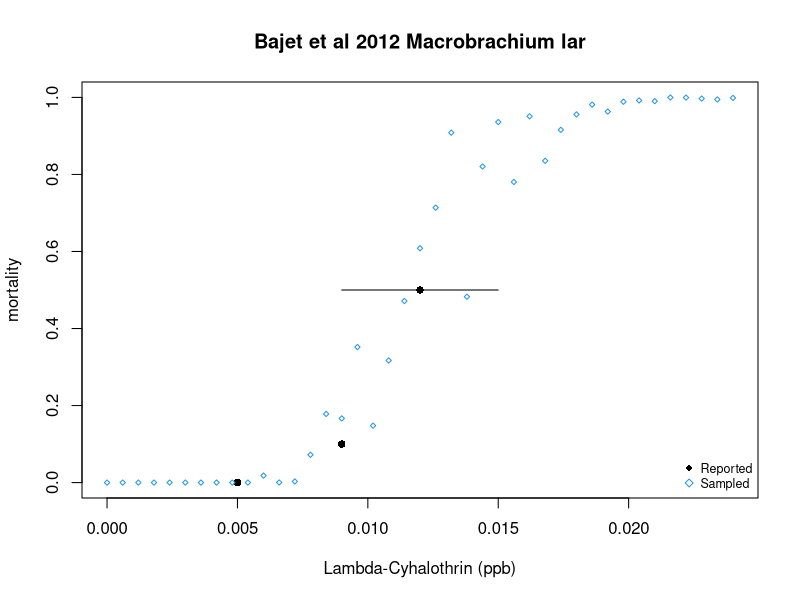
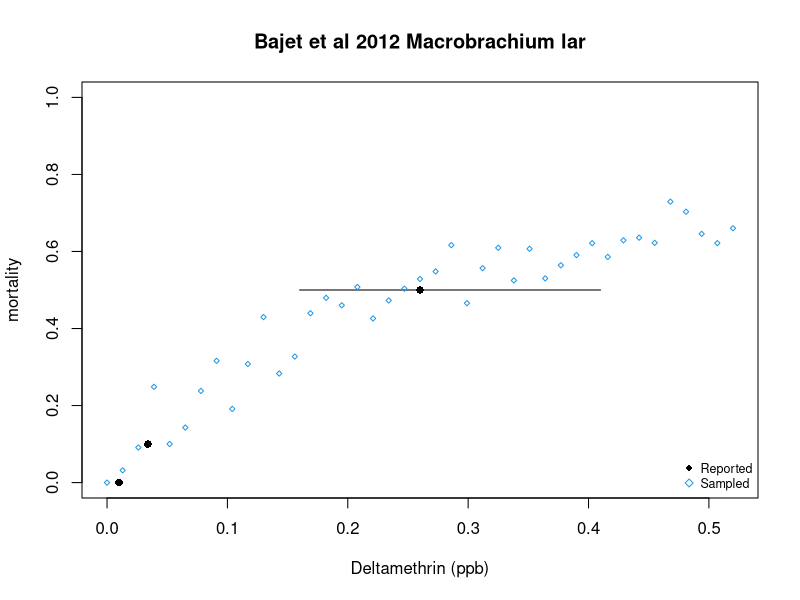
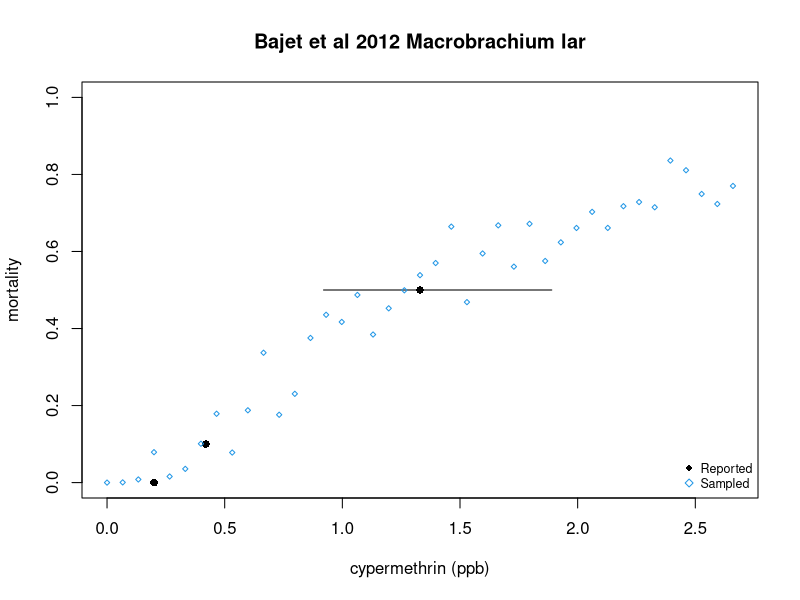
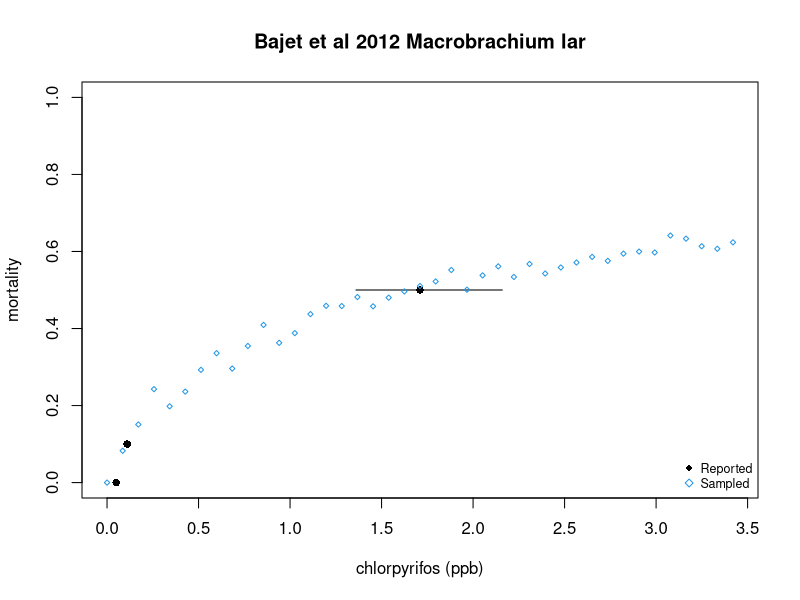
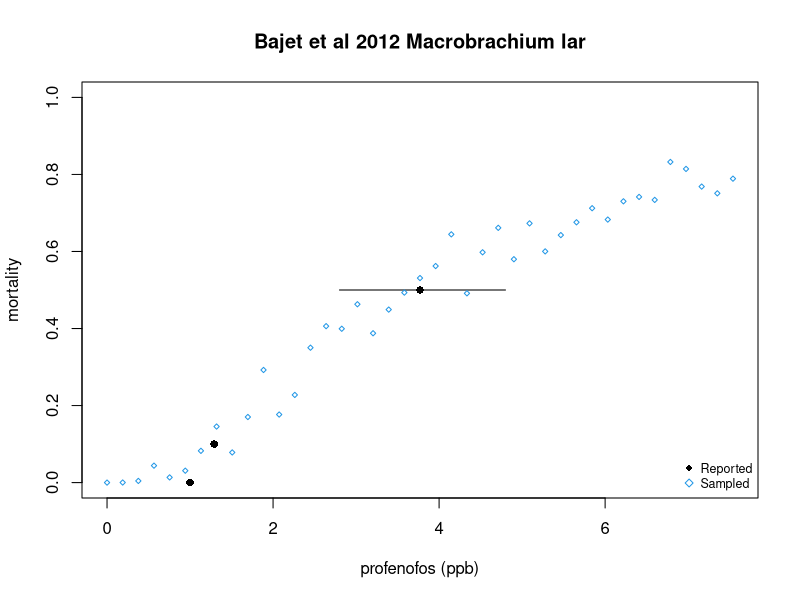
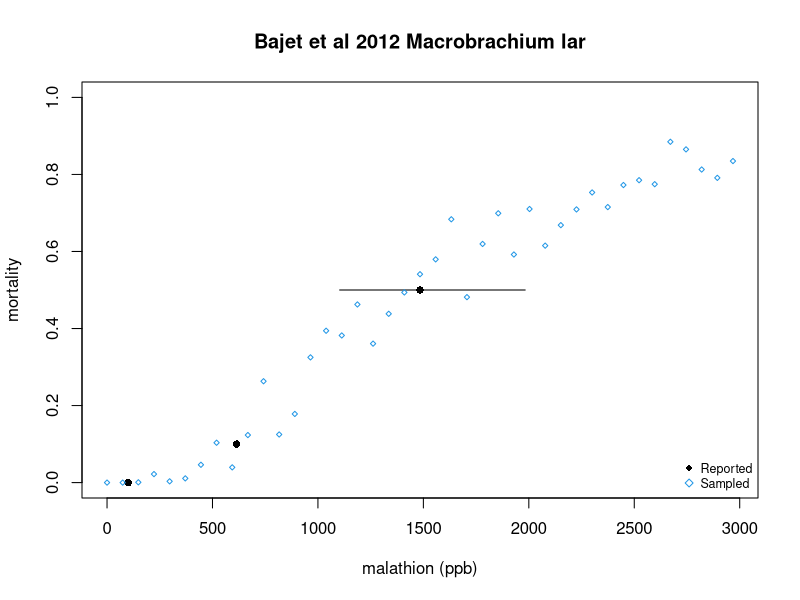
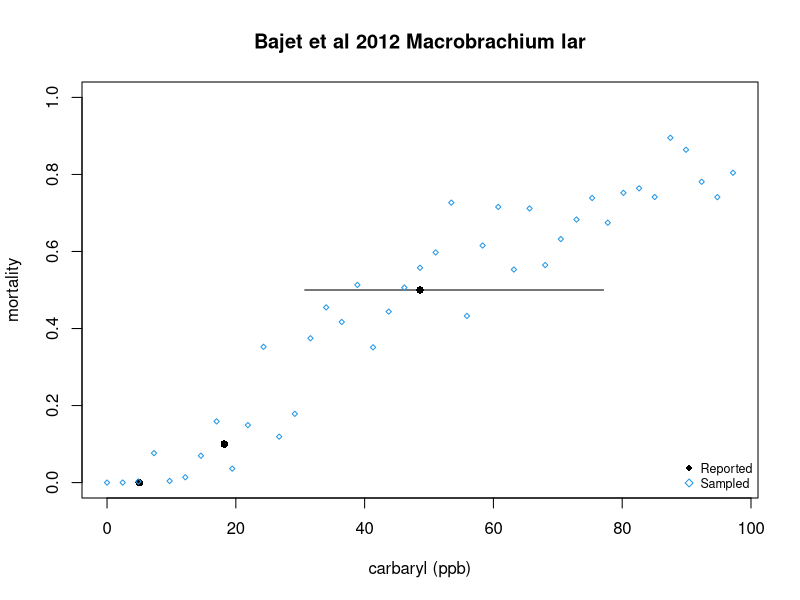
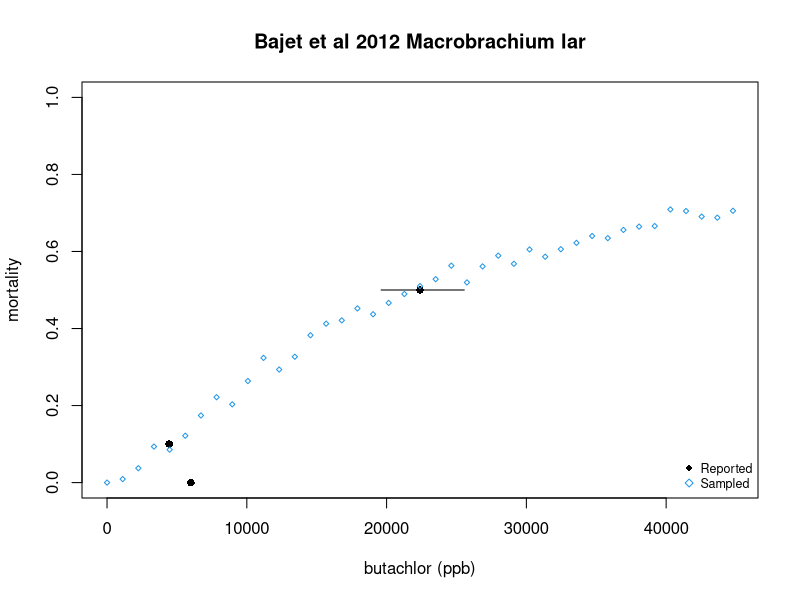

Source code (R) for these figures, in order:
#This work is licensed under a Creative Commons Attribution-NonCommercial 4.0 International License#########
#<http://creativecommons.org/licenses/by-nc/4.0/> by Christopher Hoover, Arathi Arakala, Manoj Gambhir 
#and Justin Remais. This work was supported in part by the National Institutes of Health/National Science 
#Foundation Ecology of Infectious Disease program funded by the Fogarty International Center 
#(grant R01TW010286), the National Institute of Allergy and Infectious Diseases (grant K01AI091864), 
#and the National Science Foundation Water Sustainability and Climate Program (grant 1360330).

#Per the terms of this license, if you are making derivative use of this work, you must identify that 
#your work is a derivative work, give credit to the original work, provide a link to the license, 
#and indicate changes that were made.###############

#Data extraction and model fitting to Bajet et al 2012 uinsecticide toxicity to Macrobrachium lar##########
#Paper reports LC50, LC10, NOEC, and LOEC values. To obtain d-r function, slope is estimated
#by linear regression fit to the LC50 and LC10 values and incorporated with reported LC50 and its uncertainty
#All data points are then used in plots for qualitative validation of the resulting function

get_m <- function(lc50, lc10){
  (qnorm(0.5) - qnorm(0.1))/(log10(lc50) - log10(lc10))
}

#Lambda cyhalothrin ##############
noec.lamcy.baj <- 0.005
lc10.lamcy.baj <- 0.009
lc50.lamcy.baj <- 0.012
lc50.lamcy.baj.up <- 0.015
lc50.lamcy.baj.lo <- 0.009

lc50.lamcy.baj.se <- mean(c(log10(lc50.lamcy.baj.up/lc50.lamcy.baj), 
                            log10(lc50.lamcy.baj/lc50.lamcy.baj.lo))) / 1.96
  
baj.lamcy.m.lin <- get_m(lc50.lamcy.baj, lc10.lamcy.baj)
  
muPq_lamcy_Bajet12_uncertainty = function(In){
    lc50 = 10^rnorm(1, log10(lc50.lamcy.baj), lc50.lamcy.baj.se)
    mun = pnorm(baj.lamcy.m.lin * log10(In/lc50))
  
    return(mun)
}

plot(c(noec.lamcy.baj, lc10.lamcy.baj, lc50.lamcy.baj), c(0,10,50)/100, 
     xlim = c(0, lc50.lamcy.baj*2), ylim = c(0,1), pch = 16,
     xlab = "Lambda-Cyhalothrin (ppb)", ylab = "mortality",
     main = "Bajet et al 2012 Macrobrachium lar")
  segments(x0 = lc50.lamcy.baj.lo, x1 = lc50.lamcy.baj.up, y0 = 0.5, y1 = 0.5)
  
  set.seed(43093)
  
  points(seq(0,lc50.lamcy.baj*2,lc50.lamcy.baj/20), 
         sapply(seq(0,lc50.lamcy.baj*2,lc50.lamcy.baj/20), muPq_lamcy_Bajet12_uncertainty),
         pch = 5, col = 4, cex = 0.5)
  legend("bottomright", bty="n", pch = c(16, 5), col = c(1,4), 
         legend = c("Reported", "Sampled"), cex = 0.75)

#keep vector
keep.Bajet.lamcy = c('muPq_lamcy_Bajet12_uncertainty', 'baj.lamcy.m.lin', 'lc50.lamcy.baj', 'lc50.lamcy.baj.se')    

#Deltamethrin ##############
noec.delt.baj <- 0.01
lc10.delt.baj <- 0.034
lc50.delt.baj <- 0.26
lc50.delt.baj.up <- 0.41
lc50.delt.baj.lo <- 0.16

lc50.delt.baj.se <- mean(c(log10(lc50.delt.baj.up/lc50.delt.baj), 
                            log10(lc50.delt.baj/lc50.delt.baj.lo))) / 1.96
  
baj.delt.m.lin <- get_m(lc50.delt.baj, lc10.delt.baj)
  
muPq_deltamethrin_Bajet12_uncertainty = function(In){
    lc50 = 10^rnorm(1, log10(lc50.delt.baj), lc50.delt.baj.se)
    mun = pnorm(baj.delt.m.lin * log10(In/lc50))
  
    return(mun)
}

plot(c(noec.delt.baj, lc10.delt.baj, lc50.delt.baj), c(0,10,50)/100, 
     xlim = c(0, lc50.delt.baj*2), ylim = c(0,1), pch = 16,
     xlab = "Deltamethrin (ppb)", ylab = "mortality",
     main = "Bajet et al 2012 Macrobrachium lar")
  segments(x0 = lc50.delt.baj.lo, x1 = lc50.delt.baj.up, y0 = 0.5, y1 = 0.5)
  
  set.seed(43093)
  
  points(seq(0,lc50.delt.baj*2,lc50.delt.baj/20), 
         sapply(seq(0,lc50.delt.baj*2,lc50.delt.baj/20), muPq_deltamethrin_Bajet12_uncertainty),
         pch = 5, col = 4, cex = 0.5)
  legend("bottomright", bty="n", pch = c(16, 5), col = c(1,4), 
         legend = c("Reported", "Sampled"), cex = 0.75)

  
#keep vector
keep.Bajet.delt = c('muPq_deltamethrin_Bajet12_uncertainty', 'baj.delt.m.lin', 'lc50.delt.baj', 'lc50.delt.baj.se')    

#Cypermethrin ##############
noec.cyper.baj <- 0.2
lc10.cyper.baj <- 0.42
lc50.cyper.baj <- 1.33
lc50.cyper.baj.up <- 1.89
lc50.cyper.baj.lo <- 0.92

lc50.cyper.baj.se <- mean(c(log10(lc50.cyper.baj.up/lc50.cyper.baj), 
                            log10(lc50.cyper.baj/lc50.cyper.baj.lo))) / 1.96
  
baj.cyper.m.lin <- get_m(lc50.cyper.baj, lc10.cyper.baj)
  
muPq_cypermethrin_Bajet12_uncertainty = function(In){
    lc50 = 10^rnorm(1, log10(lc50.cyper.baj), lc50.cyper.baj.se)
    mun = pnorm(baj.cyper.m.lin * log10(In/lc50))
  
    return(mun)
}

plot(c(noec.cyper.baj, lc10.cyper.baj, lc50.cyper.baj), c(0,10,50)/100, 
     xlim = c(0, lc50.cyper.baj*2), ylim = c(0,1), pch = 16,
     xlab = "cypermethrin (ppb)", ylab = "mortality",
     main = "Bajet et al 2012 Macrobrachium lar")
  segments(x0 = lc50.cyper.baj.lo, x1 = lc50.cyper.baj.up, y0 = 0.5, y1 = 0.5)
  
  set.seed(43093)
  
  points(seq(0,lc50.cyper.baj*2,lc50.cyper.baj/20), 
         sapply(seq(0,lc50.cyper.baj*2,lc50.cyper.baj/20), muPq_cypermethrin_Bajet12_uncertainty),
         pch = 5, col = 4, cex = 0.5)
  legend("bottomright", bty="n", pch = c(16, 5), col = c(1,4), 
         legend = c("Reported", "Sampled"), cex = 0.75)

#keep vector
keep.Bajet.cyper = c('muPq_cypermethrin_Bajet12_uncertainty', 'baj.cyper.m.lin', 'lc50.cyper.baj', 'lc50.cyper.baj.se')    

#Chlorpyrifos ##############
noec.chlor.baj <- 0.05
lc10.chlor.baj <- 0.11
lc50.chlor.baj <- 1.71
lc50.chlor.baj.up <- 2.16
lc50.chlor.baj.lo <- 1.36

lc50.chlor.baj.se <- mean(c(log10(lc50.chlor.baj.up/lc50.chlor.baj), 
                            log10(lc50.chlor.baj/lc50.chlor.baj.lo))) / 1.96
  
baj.chlor.m.lin <- get_m(lc50.chlor.baj, lc10.chlor.baj)
  
muPq_chlorpyrifos_Bajet12_uncertainty = function(In){
    lc50 = 10^rnorm(1, log10(lc50.chlor.baj), lc50.chlor.baj.se)
    mun = pnorm(baj.chlor.m.lin * log10(In/lc50))
  
    return(mun)
}

plot(c(noec.chlor.baj, lc10.chlor.baj, lc50.chlor.baj), c(0,10,50)/100, 
     xlim = c(0, lc50.chlor.baj*2), ylim = c(0,1), pch = 16,
     xlab = "chlorpyrifos (ppb)", ylab = "mortality",
     main = "Bajet et al 2012 Macrobrachium lar")
  segments(x0 = lc50.chlor.baj.lo, x1 = lc50.chlor.baj.up, y0 = 0.5, y1 = 0.5)
  
  set.seed(43093)
  
  points(seq(0,lc50.chlor.baj*2,lc50.chlor.baj/20), 
         sapply(seq(0,lc50.chlor.baj*2,lc50.chlor.baj/20), muPq_chlorpyrifos_Bajet12_uncertainty),
         pch = 5, col = 4, cex = 0.5)
  legend("bottomright", bty="n", pch = c(16, 5), col = c(1,4), 
         legend = c("Reported", "Sampled"), cex = 0.75)

#keep vector
keep.Bajet.chlor = c('muPq_chlorpyrifos_Bajet12_uncertainty', 'baj.chlor.m.lin', 'lc50.chlor.baj', 'lc50.chlor.baj.se')    

#Profenofos ##############
noec.prof.baj <- 1
lc10.prof.baj <- 1.29
lc50.prof.baj <- 3.77
lc50.prof.baj.up <- 4.8
lc50.prof.baj.lo <- 2.8

lc50.prof.baj.se <- mean(c(log10(lc50.prof.baj.up/lc50.prof.baj), 
                            log10(lc50.prof.baj/lc50.prof.baj.lo))) / 1.96
  
baj.prof.m.lin <- get_m(lc50.prof.baj, lc10.prof.baj)
  
muPq_profenofos_Bajet12_uncertainty = function(In){
    lc50 = 10^rnorm(1, log10(lc50.prof.baj), lc50.prof.baj.se)
    mun = pnorm(baj.prof.m.lin * log10(In/lc50))
  
    return(mun)
}

plot(c(noec.prof.baj, lc10.prof.baj, lc50.prof.baj), c(0,10,50)/100, 
     xlim = c(0, lc50.prof.baj*2), ylim = c(0,1), pch = 16,
     xlab = "profenofos (ppb)", ylab = "mortality",
     main = "Bajet et al 2012 Macrobrachium lar")
  segments(x0 = lc50.prof.baj.lo, x1 = lc50.prof.baj.up, y0 = 0.5, y1 = 0.5)
  
  set.seed(43093)
  
  points(seq(0,lc50.prof.baj*2,lc50.prof.baj/20), 
         sapply(seq(0,lc50.prof.baj*2,lc50.prof.baj/20), muPq_profenofos_Bajet12_uncertainty),
         pch = 5, col = 4, cex = 0.5)
  legend("bottomright", bty="n", pch = c(16, 5), col = c(1,4), 
         legend = c("Reported", "Sampled"), cex = 0.75)

#keep vector
keep.Bajet.prof = c('muPq_profenofos_Bajet12_uncertainty', 'baj.prof.m.lin', 'lc50.prof.baj', 'lc50.prof.baj.se')    

#Malathion ##############
noec.mal.baj <- 100
lc10.mal.baj <- 614
lc50.mal.baj <- 1484
lc50.mal.baj.up <- 1983
lc50.mal.baj.lo <- 1103

lc50.mal.baj.se <- mean(c(log10(lc50.mal.baj.up/lc50.mal.baj), 
                        log10(lc50.mal.baj/lc50.mal.baj.lo))) / 1.96
  
baj.mal.m.lin <- get_m(lc50.mal.baj, lc10.mal.baj)
  
muPq_malathion_Bajet12_uncertainty = function(In){
    lc50 = 10^rnorm(1, log10(lc50.mal.baj), lc50.mal.baj.se)
    mun = pnorm(baj.mal.m.lin * log10(In/lc50))
  
    return(mun)
}

plot(c(noec.mal.baj, lc10.mal.baj, lc50.mal.baj), c(0,10,50)/100, 
     xlim = c(0, lc50.mal.baj*2), ylim = c(0,1), pch = 16,
     xlab = "malathion (ppb)", ylab = "mortality",
     main = "Bajet et al 2012 Macrobrachium lar")
  segments(x0 = lc50.mal.baj.lo, x1 = lc50.mal.baj.up, y0 = 0.5, y1 = 0.5)
  
  set.seed(43093)
  
  points(seq(0,lc50.mal.baj*2,lc50.mal.baj/20), 
         sapply(seq(0,lc50.mal.baj*2,lc50.mal.baj/20), muPq_malathion_Bajet12_uncertainty),
         pch = 5, col = 4, cex = 0.5)
  legend("bottomright", bty="n", pch = c(16, 5), col = c(1,4), 
         legend = c("Reported", "Sampled"), cex = 0.75)

#keep vector
keep.Bajet.mal = c('muPq_malathion_Bajet12_uncertainty', 'baj.mal.m.lin', 'lc50.mal.baj', 'lc50.mal.baj.se')    

#Carbaryl ##############
noec.carb.baj <- 5
lc10.carb.baj <- 18.2
lc50.carb.baj <- 48.6
lc50.carb.baj.up <- 77.1
lc50.carb.baj.lo <- 30.7

lc50.carb.baj.se <- mean(c(log10(lc50.carb.baj.up/lc50.carb.baj), 
                        log10(lc50.carb.baj/lc50.carb.baj.lo))) / 1.96
  
baj.carb.m.lin <- get_m(lc50.carb.baj, lc10.carb.baj)
  
muPq_carbaryl_Bajet12_uncertainty = function(In){
    lc50 = 10^rnorm(1, log10(lc50.carb.baj), lc50.carb.baj.se)
    mun = pnorm(baj.carb.m.lin * log10(In/lc50))
  
    return(mun)
}

plot(c(noec.carb.baj, lc10.carb.baj, lc50.carb.baj), c(0,10,50)/100, 
     xlim = c(0, lc50.carb.baj*2), ylim = c(0,1), pch = 16,
     xlab = "carbaryl (ppb)", ylab = "mortality",
     main = "Bajet et al 2012 Macrobrachium lar")
  segments(x0 = lc50.carb.baj.lo, x1 = lc50.carb.baj.up, y0 = 0.5, y1 = 0.5)
  
  set.seed(43093)
  
  points(seq(0,lc50.carb.baj*2,lc50.carb.baj/20), 
         sapply(seq(0,lc50.carb.baj*2,lc50.carb.baj/20), muPq_carbaryl_Bajet12_uncertainty),
         pch = 5, col = 4, cex = 0.5)
  legend("bottomright", bty="n", pch = c(16, 5), col = c(1,4), 
         legend = c("Reported", "Sampled"), cex = 0.75)

#keep vector
keep.Bajet.carb = c('muPq_carbaryl_Bajet12_uncertainty', 'baj.carb.m.lin', 'lc50.carb.baj', 'lc50.carb.baj.se')    

#2,4-D ##############
# No toxicity observed, therefore function returns 0
muPq_24d_Bajet12_uncertainty <- function(He){
  return(0)
}

#Butachlor ##############
noec.but.baj <- 6000
lc10.but.baj <- 4439
lc50.but.baj <- 22390
lc50.but.baj.up <- 25560
lc50.but.baj.lo <- 19610

lc50.but.baj.se <- mean(c(log10(lc50.but.baj.up/lc50.but.baj), 
                        log10(lc50.but.baj/lc50.but.baj.lo))) / 1.96
  
baj.but.m.lin <- get_m(lc50.but.baj, lc10.but.baj)
  
muPq_butachlor_Bajet12_uncertainty = function(He){
    lc50 = 10^rnorm(1, log10(lc50.but.baj), lc50.but.baj.se)
    mun = pnorm(baj.but.m.lin * log10(He/lc50))
  
    return(mun)
}

plot(c(noec.but.baj, lc10.but.baj, lc50.but.baj), c(0,10,50)/100, 
     xlim = c(0, lc50.but.baj*2), ylim = c(0,1), pch = 16,
     xlab = "butachlor (ppb)", ylab = "mortality",
     main = "Bajet et al 2012 Macrobrachium lar")
  segments(x0 = lc50.but.baj.lo, x1 = lc50.but.baj.up, y0 = 0.5, y1 = 0.5)
  
  set.seed(43093)
  
  points(seq(0,lc50.but.baj*2,lc50.but.baj/20), 
         sapply(seq(0,lc50.but.baj*2,lc50.but.baj/20), muPq_butachlor_Bajet12_uncertainty),
         pch = 5, col = 4, cex = 0.5)
  legend("bottomright", bty="n", pch = c(16, 5), col = c(1,4), 
         legend = c("Reported", "Sampled"), cex = 0.75)

#keep vector
keep.Bajet.but = c('muPq_butachlor_Bajet12_uncertainty', 'baj.but.m.lin', 'lc50.but.baj', 'lc50.but.baj.se')    

#Full keep vector
keep.Bajet.all <- c(keep.Bajet.lamcy, keep.Bajet.delt, keep.Bajet.cyper, keep.Bajet.chlor,
                    keep.Bajet.prof, keep.Bajet.mal, keep.Bajet.carb, "muPq_24d_Bajet12_uncertainty",
                    keep.Bajet.but)

